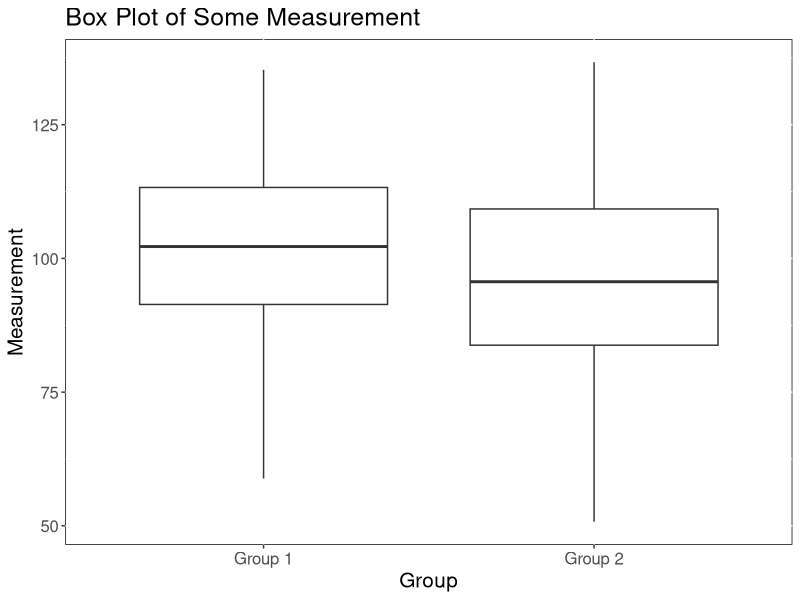
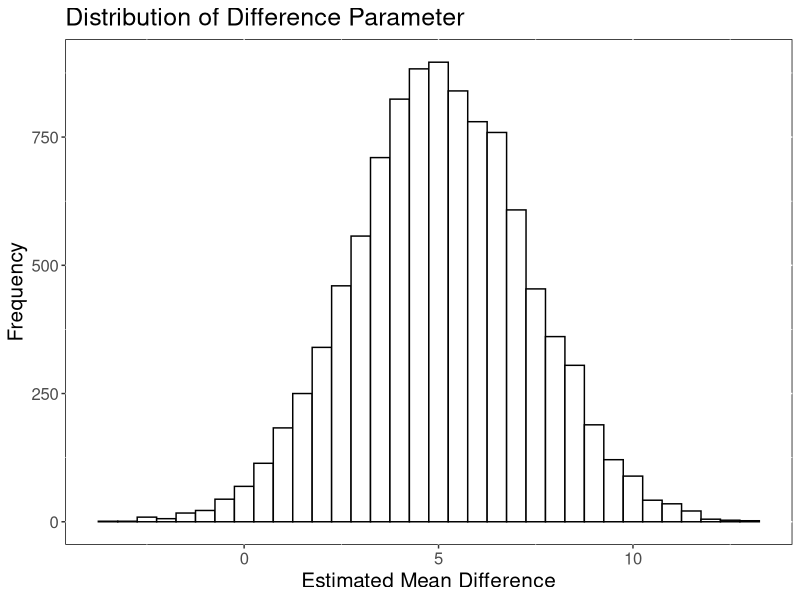
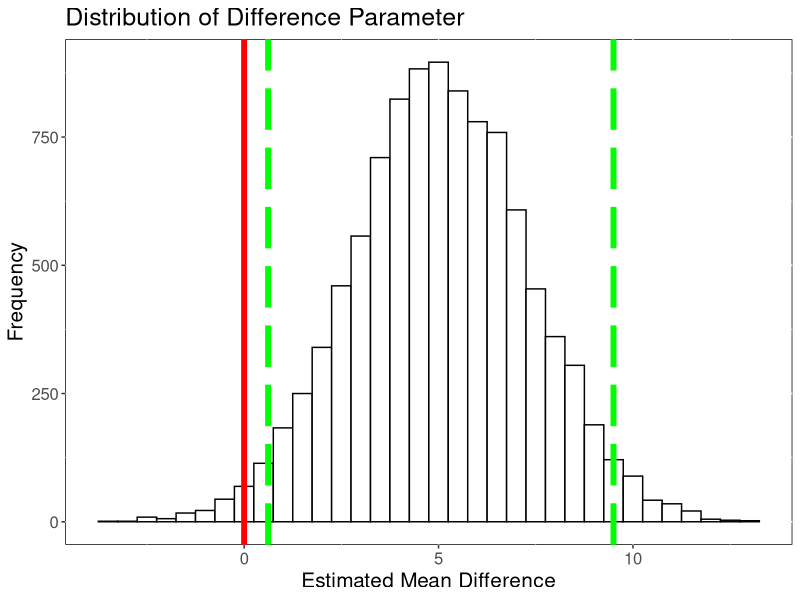

The R script that drew these images, in order:
#Primary Objective: To learn how to do a basic t-test comparing between 2 groups from both frequentist/Bayesian angles
#Secondary Objective: To see an instance of when frequentist and Bayesian statistics agree with each other. 
#Shion Guha, Cornell University 2015

#Let us load some required libraries here.
library(ggplot2)
library(BayesFactor)

#Let us set a seed a the quasi-random number generation in our data simulation
set.seed(666)
 
##Prepping variables for data simulation
a = 100 # Number of people wearing fancy hats
b = 100 # Number of people wearing no fancy hats
mu1 = 103 # Population mean of creativity for people wearing fancy hats
mu2 = 98 # Population mean of creativity for people wearing no fancy hats
sigma = 15 # Average population standard deviation of both groups
n = a + b # Total sample size

##Generate the simulated data
y1 = rnorm(a, mu1, sigma) # Data for people wearing fancy hats
y2 = rnorm(b, mu2, sigma) # Data for people wearing no fancy hats

#Let's look at what we have so far ...
mean(y1)
mean(y2)
sd(y1)
sd(y2)
mean(y1)-mean(y2) # Mean difference

## Let us generate a boxplot to investigate the data
y = c(y2, y1) # Aggregate both data sets
x = rep(c(1,0), c(a, b)) # Indicator for people wearing no fancy hats
boxplotframe = data.frame(Group=factor(x, labels = c("Group 1", "Group 2")), Measurement=y)
ggplot(boxplotframe) +
       geom_boxplot ((aes(y = Measurement, x = Group))) +
       labs(title= "Box Plot of Some Measurement") +
       theme(text = element_text(size=15),
             panel.background = element_rect(fill = 'white', colour = 'black'))

t.test(y1,y2, var.equal=TRUE) #Frequentist t-test. This is what the vast majority of us would do.

##Bayesian t-test: via Bayes factor
yx = data.frame(y,x) # Prepare data
bf = ttestBF(formula = y ~ x, data=yx) # Estimate Bayes factor
bf # Investigate the result

##Bayesian t-test: via MCMC; draw from posterior distribution
#Let's set a seed first for the quasi-random number generation in our data simulation.
set.seed(666)
chains = posterior(bf, iterations = 10000) # Save 10000 draws from posterior
beta = chains[,2] # Save draws for mean difference
##Visualize posterior distribution for group mean difference in creativity
df = data.frame(beta)
hi = ggplot(df, aes(x=var1)) + geom_histogram(binwidth = .5, color = "black", fill="white") +
labs(x = "Estimated Mean Difference",
     y = "Frequency",
     title = "Distribution of Difference Parameter") +
theme(text = element_text(size=15),
     panel.background = element_rect(fill = 'white', color = 'black'))
hi # show histogram

mean(beta) # mean difference as measured here

##Credibility interval
CredInt = quantile(beta,c(0.025,0.975)) #Credibility interval for the difference between groups
CredInt

##Visualize credibility interval in the histogram
hi + geom_vline(xintercept=CredInt[1],color ="green", linetype = "longdash", size = 2) + #line at lower limit of credibility interval
  geom_vline(xintercept=CredInt[2],color ="green", linetype = "longdash", size = 2) + #line at upper limit of credibility interval
  geom_vline(xintercept=0, color ="red", size = 2)  #line at zero difference



#Reference:
#http://blog.efpsa.org/2014/11/17/bayesian-statistics-what-is-it-and-why-do-we-need-it-2/
